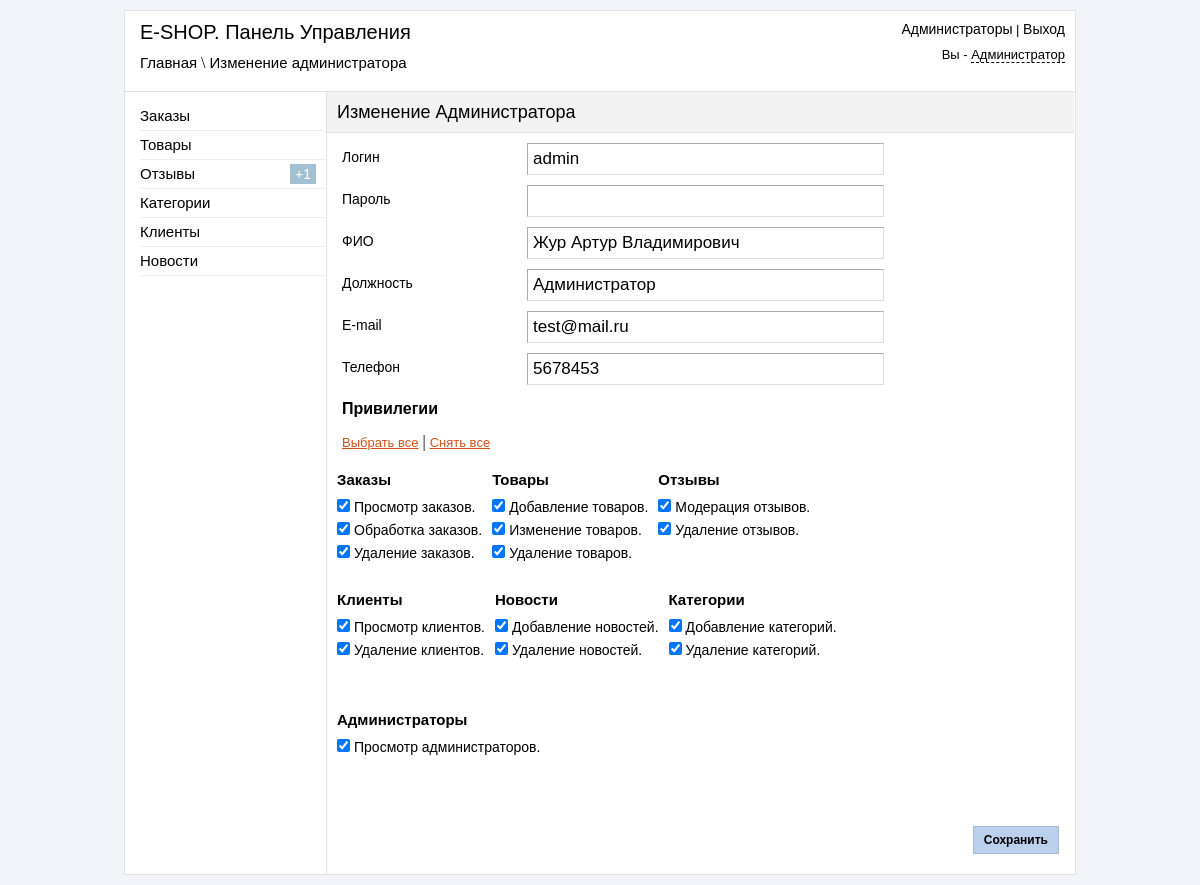
Page /admin/edit_administrators.php?id=2 (signed in) on the committed database.
### tables this page shows
CREATE TABLE IF NOT EXISTS `reg_admin` (
  `id` int(11) NOT NULL AUTO_INCREMENT,
  `login` varchar(255) NOT NULL,
  `pass` varchar(255) NOT NULL,
  `fio` text NOT NULL,
  `role` varchar(255) NOT NULL,
  `email` varchar(50) NOT NULL,
  `phone` varchar(50) NOT NULL,
  `view_orders` int(11) NOT NULL DEFAULT '0',
  `accept_orders` int(11) NOT NULL DEFAULT '0',
  `delete_orders` int(11) NOT NULL DEFAULT '0',
  `add_tovar` int(11) NOT NULL DEFAULT '0',
  `edit_tovar` int(11) NOT NULL DEFAULT '0',
  `delete_tovar` int(11) NOT NULL DEFAULT '0',
  `accept_reviews` int(11) NOT NULL DEFAULT '0',
  `delete_reviews` int(11) NOT NULL DEFAULT '0',
  `view_clients` int(11) NOT NULL DEFAULT '0',
  `delete_clients` int(11) NOT NULL DEFAULT '0',
  `add_news` int(11) NOT NULL DEFAULT '0',
  `delete_news` int(11) NOT NULL DEFAULT '0',
  `add_category` int(11) NOT NULL DEFAULT '0',
  `delete_category` int(11) NOT NULL DEFAULT '0',
  `view_admin` int(11) NOT NULL DEFAULT '0',
  PRIMARY KEY (`id`)
);

### admin/include/functions.php (called while the page is built, shortened)
<?php
function clear_string($cl_str) {
    global $link;
    $cl_str = strip_tags($cl_str);
    $cl_str = mysqli_real_escape_string($link, $cl_str);
    $cl_str = trim($cl_str);
    return $cl_str;
}

### admin/edit_administrators.php (the view, shortened to what this page needs)
<?php
   if ($_SESSION['auth_admin'] == "yes_auth") {
        include("include/connect.php");
        include("include/functions.php");
        $id = clear_string($_GET["id"]);
?>
<!DOCTYPE html>
<html lang="ru">
    <head>
        <link href="css/reset.css" rel="stylesheet" type="text/css" />
        <link href="css/style.css" rel="stylesheet" type="text/css" />
        <link href="jquery_confirm/jquery_confirm.css" rel="stylesheet" type="text/css" />
    </head>
    <body>
    <div class="container">
        <?php
            include("include/header.php");
        ?>
        <div class="content">
            <div class="block-parameters">
                <p class="title-page" >Изменение Администратора</p>
            </div>
                <?php
                    $result = mysqli_query($link,"SELECT * FROM reg_admin WHERE id='$id'");
                    If (mysqli_num_rows($result) > 0) {
                        $row = mysqli_fetch_array($result);
                        do {
                            if ($row["view_orders"] == "1") $view_orders = "checked";
                            if ($row["accept_orders"] == "1") $accept_orders = "checked";
                            if ($row["delete_orders"] == "1") $delete_orders = "checked";
                            if ($row["add_tovar"] == "1") $add_tovar = "checked";
                            if ($row["edit_tovar"] == "1") $edit_tovar = "checked";
                            if ($row["delete_tovar"] == "1") $delete_tovar = "checked";
                            if ($row["accept_reviews"] == "1") $accept_reviews = "checked";
                            if ($row["delete_reviews"] == "1") $delete_reviews = "checked";
                            if ($row["view_clients"] == "1") $view_clients = "checked";
                            if ($row["delete_clients"] == "1") $delete_clients = "checked";
                            if ($row["add_news"] == "1") $add_news = "checked";
                            if ($row["delete_news"] == "1") $delete_news = "checked";
                            if ($row["view_admin"] == "1") $view_admin = "checked";
                            if ($row["add_category"] == "1") $add_category = "checked";
                            if ($row["delete_category"] == "1") $delete_category = "checked";
                        echo '
                    <form method="post" id="form-info" >
                        <ul id="info-admin">
                            <li><label>Логин</label><input type="text" name="admin_login" value="'.$row["login"].'" /></li>
                            <li><label>Пароль</label><input type="password" name="admin_pass"  /></li>
                            <li><label>ФИО</label><input type="text" name="admin_fio" value="'.$row["fio"].'" /></li>
                            <li><label>Должность</label><input type="text" name="admin_role" value="'.$row["role"].'" /></li>
                            <li><label>E-mail</label><input type="text" name="admin_email" value="'.$row["email"].'" /></li>
                            <li><label>Телефон</label><input type="text" name="admin_phone" value="'.$row["phone"].'" /></li>
                        </ul>
                        <h3 id="title-privilege" >Привилегии</h3>
                        <p id="link-privilege"><a id="select-all" >Выбрать все</a> | <a id="remove-all" >Снять все</a></p>
                        <div class="block-privilege">
                            <ul class="privilege">
                                <li><h3>Заказы</h3></li>
                                <li>
                                    <input type="checkbox" name="view_orders" id="view_orders" value="1" '.$view_orders.' />
                                    <label for="view_orders">Просмотр заказов.</label>
                                </li>
                                <li>
                                    <input type="checkbox" name="accept_orders" id="accept_orders" value="1" '.$accept_orders.' />
                                    <label for="accept_orders">Обработка заказов.</label>
                                </li>
                                <li>
                                    <input type="checkbox" name="delete_orders" id="delete_orders" value="1" '.$delete_orders.' />
                                    <label for="delete_orders">Удаление заказов.</label>
                                </li>
                            </ul>
                            <ul class="privilege">
                                <li><h3>Товары</h3></li>
                                <li>
                                    <input type="checkbox" name="add_tovar" id="add_tovar" value="1" '.$add_tovar.' />
                                    <label for="add_tovar">Добавление товаров.</label>
                                </li>
                                <li>
                                    <input type="checkbox" name="edit_tovar" id="edit_tovar" value="1" '.$edit_tovar.' />
                                    <label for="edit_tovar">Изменение товаров.</label>
                                </li>
                                <li>
                                    <input type="checkbox" name="delete_tovar" id="delete_tovar" value="1" '.$delete_tovar.' />
                                    <label for="delete_tovar">Удаление товаров.</label>
                                </li>
                            </ul>
                            <ul class="privilege">
                                <li><h3>Отзывы</h3></li>
                                <li>
                                    <input type="checkbox" name="accept_reviews" id="accept_reviews" value="1" '.$accept_reviews.' />
                                    <label for="accept_reviews">Модерация отзывов.</label>
                                </li>
                                <li>
                                    <input type="checkbox" name="delete_reviews" id="delete_reviews" value="1" '.$delete_reviews.' />
                                    <label for="delete_reviews">Удаление отзывов.</label>
                                </li>
                            </ul>
                        </div>
                        <div class="block-privilege">
                            <ul class="privilege">
                                <li><h3>Клиенты</h3></li>
                                <li>
                                    <input type="checkbox" name="view_clients" id="view_clients" value="1" '.$view_clients.' />
                                    <label for="view_clients">Просмотр клиентов.</label>
                                </li>
                                <li>
                                    <input type="checkbox" name="delete_clients" id="delete_clients" value="1" '.$delete_clients.' />
                                    <label for="delete_clients">Удаление клиентов.</label>
                                </li>
                            </ul>
                            <ul class="privilege">
                                <li><h3>Новости</h3></li>
                                <li>
                                    <input type="checkbox" name="add_news" id="add_news" value="1" '.$add_news.' />
                                    <label for="add_news">Добавление новостей.</label>
                                </li>
                                <li>
                                    <input type="checkbox" name="delete_news" id="delete_news" value="1" '.$delete_news.' />
                                    <label for="delete_news">Удаление новостей.</label>
                                </li>
                            </ul>
                            <ul class="privilege">
                                <li><h3>Категории</h3></li>
                                <li>
                                    <input type="checkbox" name="add_category" id="add_category" value="1" '.$add_category.' />
                                    <label for="add_category">Добавление категорий.</label>
                                </li>
                                <li>
                                    <input type="checkbox" name="delete_category" id="delete_category" value="1" '.$delete_category.' />
                                    <label for="delete_category">Удаление категорий.</label>
                                </li>
                            </ul>
                        </div>
                        <div class="block-privilege">
                            <ul class="privilege">
                                <li><h3>Администраторы</h3></li>
                                <li>
                                    <input type="checkbox" name="view_admin" id="view_admin" value="1" '.$view_admin.' />
                                    <label for="view_admin">Просмотр администраторов.</label>
                                </li>
                            </ul>
                        </div>
                        <p align="right"><input type="submit" id="submit_form" name="submit_edit" value="Сохранить"/></p>
                    </form>
                     ';
                    }
                    while($row = mysqli_fetch_array($result));
                }
                ?>
            </div>
        </div>
    </body>
</html>
<?php
    }else {
        header("Location: login.php");
    }
?>

### admin/css/style.css (style rules this page uses)
body { background-color: #F2F4F9; }
.container { width: 950px; margin: 5px auto; background-color: white; border: 1px solid #E0E0E0; }
.header1 a { font: 15px sans-serif; color: black; }
.content { width: 747px; min-height: 650px; height: auto; margin-left: 201px; border-left: 1px solid #E0E0E0; }
.block-parameters { height: 40px; border-bottom: 1px solid #E0E0E0; background-color: #F2F2F2; }
.title-page { font: 18px sans-serif; margin-top: 10px; margin-left: 10px; position: absolute; }
#submit_form { border: 1px solid #A8BBD4; background-color: #BBD0EC; padding: 6px 10px; margin-right: 15px; font:bold 12px sans-serif; color: black; cursor: pointer; margin-bottom: 20px; }
#info-admin label { position: absolute; margin-left: 15px; font: 14px arial; margin-top: 6px; }
#info-admin li { margin-top: 10px; }
#info-admin input { margin-left: 200px; height: 30px; width: 350px; font: 17px sans-serif; border: 1px solid; border-color: #ABABAB #DDDDDD #DDDDDD #ABABAB; padding-left: 5px; }
.privilege { float: left; margin-left: 10px; }
.privilege li { margin: 5px 0; }
.privilege h3 { font:bold 15px sans-serif; margin-bottom: 10px; }
.privilege label { font: 14px sans-serif; }
.block-privilege { height: 120px; }
#title-privilege { margin: 15px; font-family: sans-serif; }
#link-privilege { margin: 0 15px 15px; }
#link-privilege a { font: 13px sans-serif; text-decoration: underline; color: #D15019; cursor: pointer; }

### rows in the picture
reg_admin: admin_login "admin", admin_fio "Жур Артур Владимирович", admin_role "Администратор", admin_email "test@mail.ru", admin_phone "5678453"

### other values in the picture
$_SESSION['urlpage'] "Главная \\ Изменение администратора"
$_SESSION['admin_role'] "Администратор"
$count2 "1"
